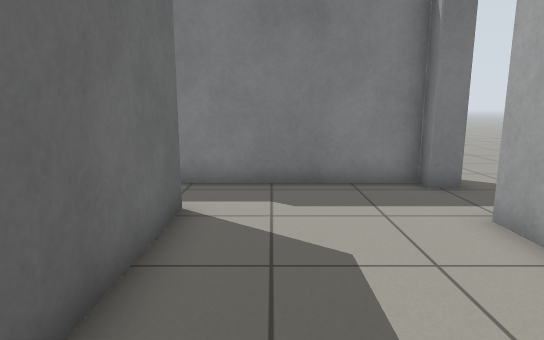
View 1 (above)

19 first-person views from a walk through a robot-simulator world made for Gazebo. The camera is 0.94 m above the floor, tilts 10° down and sees 75° across. The floor is counted in squares, 0.5 m on a side. Each view is taken from the middle of a square. On the plan, view 1 faces up. The plan holds only what a view shows up to about 18 squares ahead; the rest is blank.

View 2
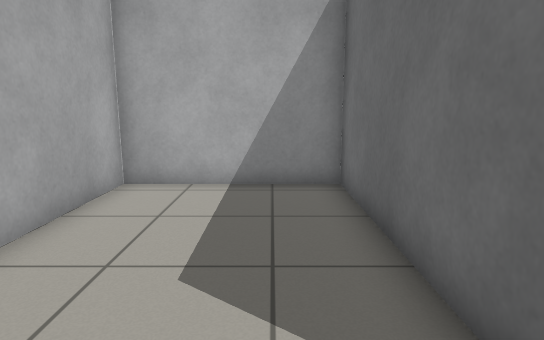

View 3
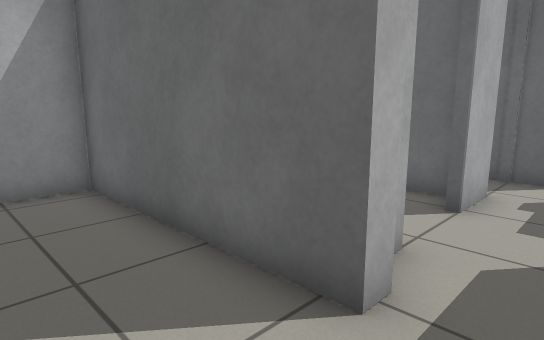

View 4
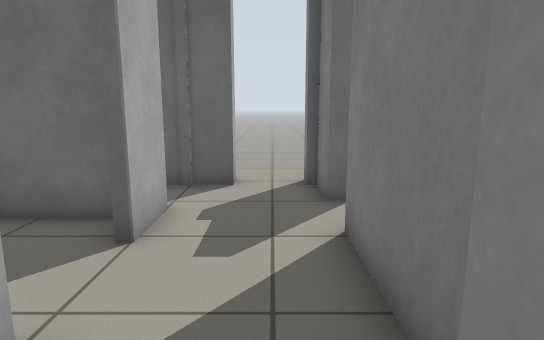

View 5
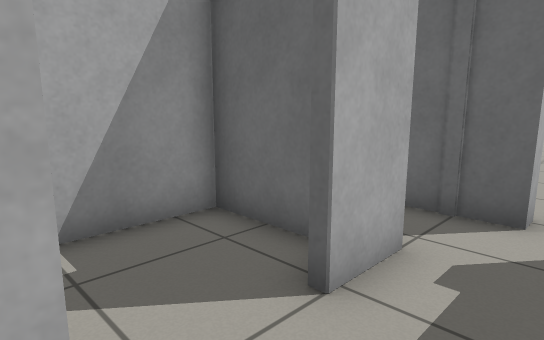

View 6
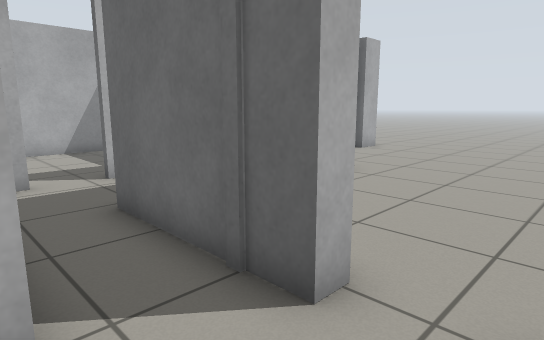

View 7
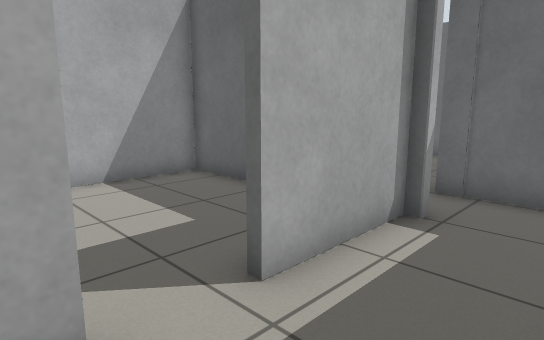

View 8
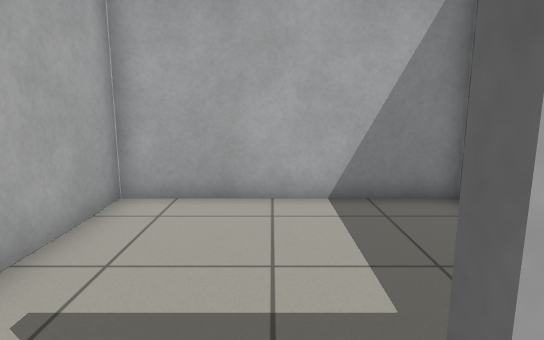

View 9
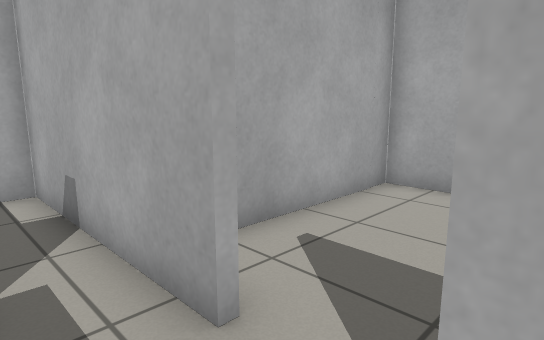

View 10
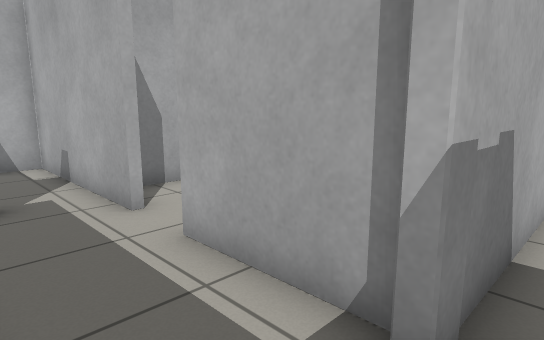

View 11
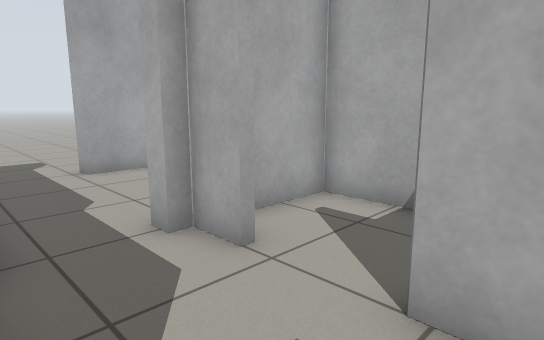

View 12
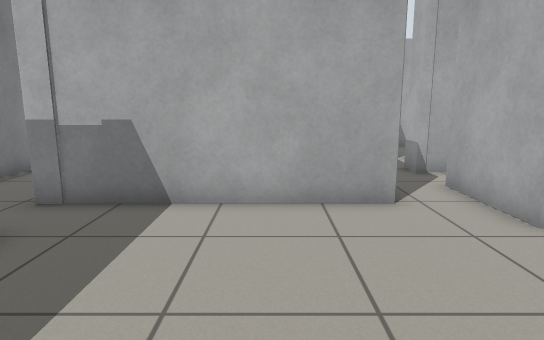

View 13
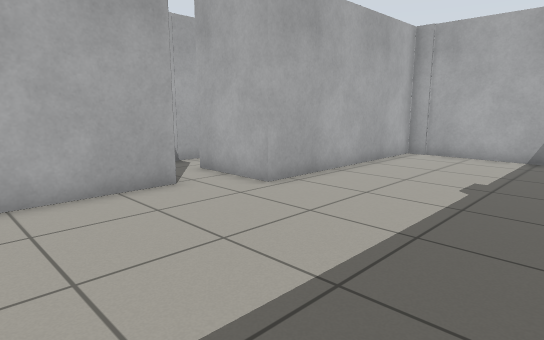

View 14
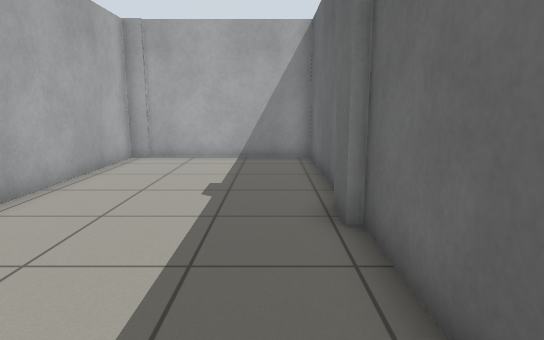

View 15
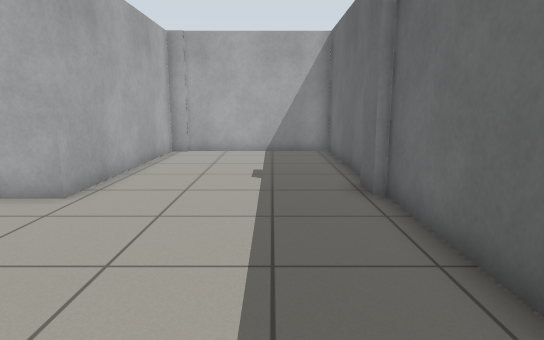

View 16
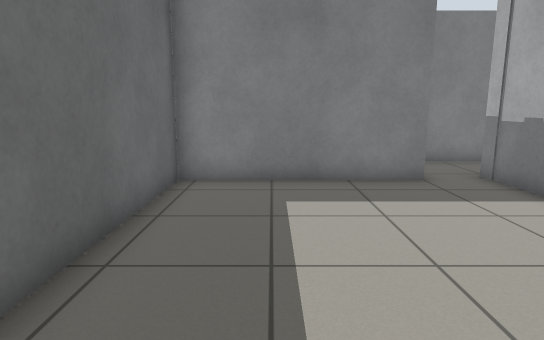

View 17
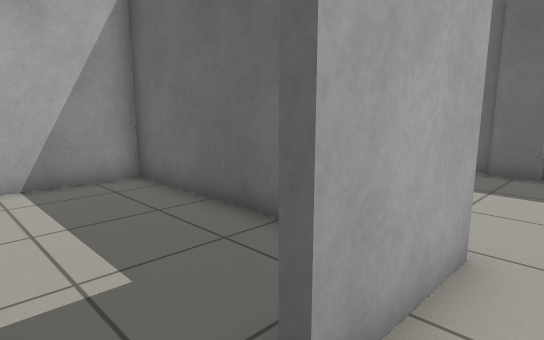

View 18
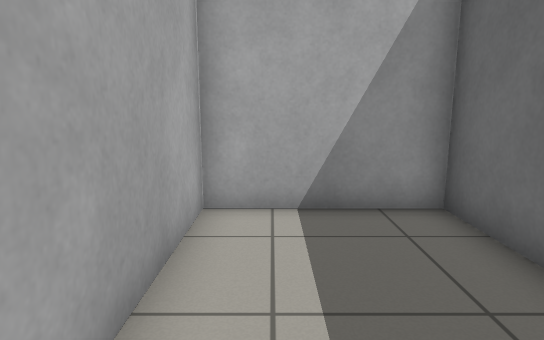

View 19
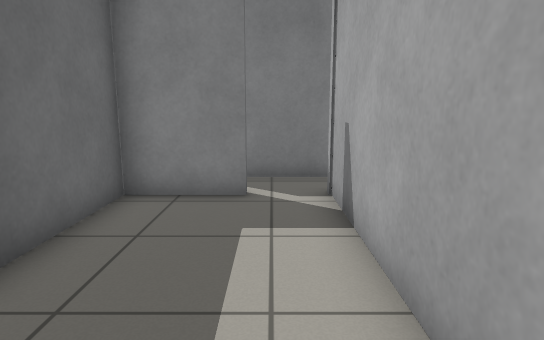

### Floor plan
Ten units are one square. View 1 is at (0, 0); x grows to the right and y downward. Boxes are objects, and circles mark ways between rooms. Rooms are numbered by the first view taken in them; rooms with no view inside come last. Other rooms are left out.
<svg viewBox="-230 -101 305 280">
<path fill="none" stroke="#000" d="M-23 -65 -17 -65 -17 6 37 6 37 -57M-35 -60 -23 -60M37 -82 37 -88 -24 -88M-75 -60 -58 -60M-80 -96 -80 -91 -96 -91M-95 -88 -102 -88M-102 -71 -95 -71 -95 -22M-102 -23 -146 -23M-88 6 -23 6 -23 -5M-140 6 -104 6M-161 -11 -161 9M-222 94 -222 106M-225 106 -225 174 -156 174 -156 92 -144 92M-142 75 -142 2M-161 9 -225 9 -225 95M-125 95 -152 95 -152 174 -107 174 -107 92 -98 92M-144 92 -125 92M-104 75 -128 75M-139 48 -139 72 -69 72 -69 16M-69 -55 -69 -26 -23 -26 -23 -48M-23 -60 -23 -65M-29 -91 -62 -91"/>
<circle cx="-25" cy="-75" r="3" fill="#2a7"/>
<circle cx="-150" cy="10" r="3" fill="#2a7"/>
<circle cx="-95" cy="10" r="3" fill="#2a7"/>
<circle cx="-60" cy="-75" r="3" fill="#2a7"/>
<circle cx="-135" cy="80" r="3" fill="#2a7"/>
<circle cx="-45" cy="-60" r="3" fill="#2a7"/>
<text x="10" y="-40">1</text>
<text x="-60" y="-70">2</text>
<text x="-190" y="90">3</text>
<text x="-120" y="120">4</text>
<text x="-100" y="40">5</text>
<text x="-50" y="-40">6</text>
<text x="-50" y="-80">7</text>
</svg>
Room 1 opens to room 7. Room 2 opens to room 3. Room 2 opens to room 5. Room 2 opens to room 7. Room 3 opens to room 4. Room 6 opens to room 7.

Where each view was taken, in squares from view 1:
view 1: 0 up, 0 right, facing up
view 2: 8 up, 0 right, facing down
view 3: 8 up, 1 right, facing down-left
view 4: 8 up, 1 left, facing left
view 5: 8 up, 3 left, facing down-left
view 6: 9 up, 7 left, facing down-left
view 7: 2 up, 8 left, facing down-left
view 8: 0 up, 10 left, facing down
view 9: 1 up, 11 left, facing down-right
view 10: 2 up, 15 left, facing down-right
view 11: 9 up, 7 left, facing down-right
view 12: 5 down, 21 left, facing right
view 13: 3 down, 22 left, facing down-right
view 14: 4 down, 21 left, facing down
view 15: 2 down, 20 left, facing down
view 16: 10 down, 20 left, facing up
view 17: 8 down, 11 left, facing down-left
view 18: 11 down, 12 left, facing down
view 19: 17 down, 12 left, facing up
